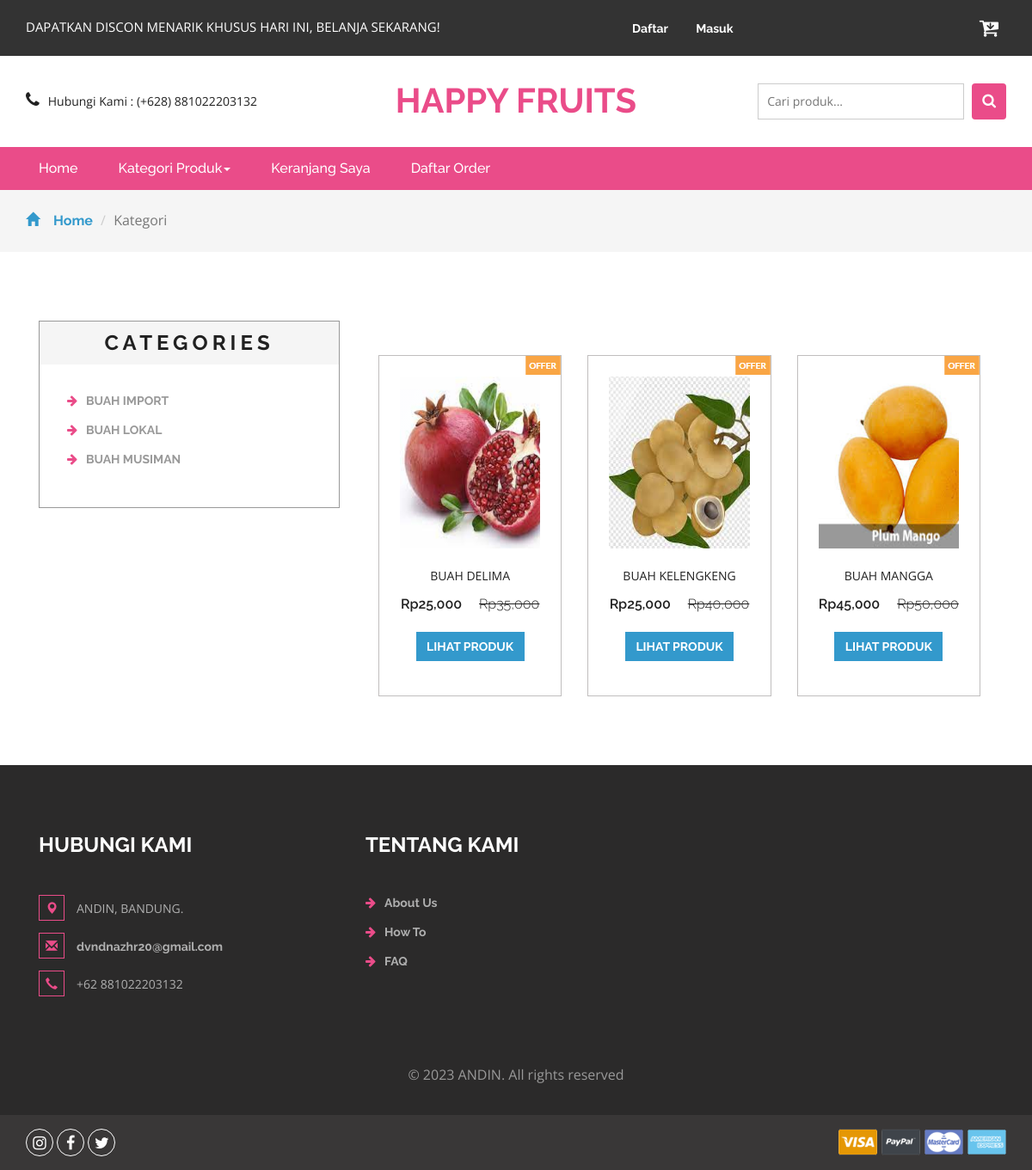
Screenshot of /search.php with the database file from the repository.
### tables this page shows
CREATE TABLE `kategori` (
  `idkategori` int(11) NOT NULL,
  `namakategori` varchar(20) NOT NULL,
  `tgldibuat` timestamp NOT NULL DEFAULT current_timestamp()
);

CREATE TABLE `produk` (
  `idproduk` int(11) NOT NULL,
  `idkategori` int(11) NOT NULL,
  `namaproduk` varchar(30) NOT NULL,
  `gambar` varchar(100) NOT NULL,
  `deskripsi` varchar(200) NOT NULL,
  `rate` int(11) NOT NULL,
  `hargabefore` int(11) NOT NULL,
  `hargaafter` int(11) NOT NULL,
  `tgldibuat` timestamp NOT NULL DEFAULT current_timestamp()
);

### search.php (the view, shortened to what this page needs)
<?php
include 'dbconnect.php';
$s = $_POST['Search'];
?>
<!DOCTYPE html>
<html>
<head>
<link href="css/bootstrap.css" rel="stylesheet" type="text/css" media="all" />
<link href="css/style.css" rel="stylesheet" type="text/css" media="all" />
<link href="css/font-awesome.css" rel="stylesheet">
</head>
<body>
	<div class="agileits_header">
		<div class="container">
			<div class="w3l_offers">
				<p>DAPATKAN DISCON MENARIK KHUSUS HARI INI, BELANJA SEKARANG!</p>
			</div>
			<div class="agile-login">
				<ul>
				<?php
				if(!isset($_SESSION['log'])){
					echo '
					<li><a href="registered.php"> Daftar</a></li>
					<li><a href="login.php">Masuk</a></li>
					';
				}
				?>
				</ul>
			</div>
			<div class="product_list_header">
					<a href="cart.php"><button class="w3view-cart" type="submit" name="submit" value=""><i class="fa fa-cart-arrow-down" aria-hidden="true"></i></button>
					 </a>
			</div>
			<div class="clearfix"> </div>
		</div>
	</div>
	<div class="logo_products">
		<div class="container">
		<div class="w3ls_logo_products_left1">
				<ul class="phone_email">
					<li><i class="fa fa-phone" aria-hidden="true"></i>Hubungi Kami : (+628) 881022203132</li>
				</ul>
			</div>
			<div class="w3ls_logo_products_left">
				<h1><a href="index.php">HAPPY FRUITS</a></h1>
			</div>
		<div class="w3l_search">
			<form action="search.php" method="post">
				<input type="search" name="Search" placeholder="Cari produk...">
				<button type="submit" class="btn btn-default search" aria-label="Left Align">
					<i class="fa fa-search" aria-hidden="true"> </i>
				</button>
			</form>
		</div>
			<div class="clearfix"> </div>
		</div>
	</div>
	<div class="navigation-agileits">
		<div class="container">
			<nav class="navbar navbar-default">
							<div class="collapse navbar-collapse" id="bs-megadropdown-tabs">
								<ul class="nav navbar-nav">
									<li class="active"><a href="index.php" class="act">Home</a></li>
									<li class="dropdown">
										<a href="#" class="dropdown-toggle" data-toggle="dropdown">Kategori Produk<b class="caret"></b></a>
									</li>
									<li><a href="cart.php">Keranjang Saya</a></li>
									<li><a href="konfirmasi.php">Daftar Order</a></li>
								</ul>
							</div>
							</nav>
			</div>
		</div>
	<div class="breadcrumbs">
		<div class="container">
			<ol class="breadcrumb breadcrumb1 animated wow slideInLeft" data-wow-delay=".5s">
				<li><a href="index.php"><span class="glyphicon glyphicon-home" aria-hidden="true"></span>Home</a></li>
				<li class="active">Kategori</li>
			</ol>
		</div>
	</div>
	<div class="products">
		<div class="container">
			<div class="col-md-4 products-left">
				<div class="categories">
					<h2>Categories</h2>
					<ul class="cate">
						<?php
														$kat=mysqli_query($conn,"SELECT * from kategori order by idkategori ASC");
														while($p=mysqli_fetch_array($kat)){
															?>
														<li><a href="kategori.php?idkategori=<?php echo $p['idkategori'] ?>"><i class="fa fa-arrow-right" aria-hidden="true"></i><?php echo $p['namakategori'] ?></a></li>
														<?php
																	}
														?>
					</ul>
				</div>
			</div>
			<div class="col-md-8 products-right">
				<div class="agile_top_brands_grids">
				<?php
					$brgs=mysqli_query($conn,"SELECT * from produk where namaproduk like '%$s%' or deskripsi like '%$s%' order by idproduk ASC");
					$x = mysqli_num_rows($brgs);
					if($x>0){
					while($p=mysqli_fetch_array($brgs)){
					?>
						<div class="col-md-4 top_brand_left">
						<div class="hover14 column">
							<div class="agile_top_brand_left_grid">
								<div class="agile_top_brand_left_grid_pos">
									<img src="images/offer.png" alt=" " class="img-responsive" />
								</div>
								<div class="agile_top_brand_left_grid1">
									<figure>
										<div class="snipcart-item block">
											<div class="snipcart-thumb">
												<a href="product.php?idproduk=<?php echo $p['idproduk'] ?>"><img src="<?php echo $p['gambar']?>" width="200px" height="200px"></a>
												<p><?php echo $p['namaproduk'] ?></p>
												<h4>Rp<?php echo number_format($p['hargaafter']) ?> <span>Rp<?php echo number_format($p['hargabefore']) ?></span></h4>
											</div>
											<div class="snipcart-details top_brand_home_details">
												<fieldset>
													<a href="product.php?idproduk=<?php echo $p['idproduk'] ?>"><input type="submit" class="button" value="Lihat Produk" /></a>
												</fieldset>
											</div>
										</div>
									</figure>
								</div>
							</div>
						</div>
					</div>
						<?php
							}
					} else {
						echo "Data tidak ditemukan, coba kata kunci lainnya";
					}
						?>
				</div>
			</div>
		</div>
	</div>
<div class="footer">
		<div class="container">
			<div class="w3_footer_grids">
				<div class="col-md-4 w3_footer_grid">
					<h3>Hubungi Kami</h3>
					<ul class="address">
						<li><i class="glyphicon glyphicon-map-marker" aria-hidden="true"></i>ANDIN, BANDUNG.</li>
						<li><i class="glyphicon glyphicon-envelope" aria-hidden="true"></i><a href="mailto:info@email">dvndnazhr20@gmail.com</a></li>
						<li><i class="glyphicon glyphicon-earphone" aria-hidden="true"></i>+62 881022203132</li>
					</ul>
				</div>
				<div class="col-md-3 w3_footer_grid">
					<h3>Tentang Kami</h3>
					<ul class="info">
						<li><i class="fa fa-arrow-right" aria-hidden="true"></i><a href="about.html">About Us</a></li>
						<li><i class="fa fa-arrow-right" aria-hidden="true"></i><a href="about.html">How To</a></li>
						<li><i class="fa fa-arrow-right" aria-hidden="true"></i><a href="about.html">FAQ</a></li>
					</ul>
				</div>
				<div class="clearfix"> </div>
			</div>
		</div>
		<div class="footer-copy">
			<div class="container">
				<p>© 2023 ANDIN. All rights reserved</p>
			</div>
		</div>
	</div>
	<div class="footer-botm">
			<div class="container">
				<div class="w3layouts-foot">
					<ul>
						<li><a href="#" class="w3_agile_instagram"><i class="fa fa-instagram" aria-hidden="true"></i></a></li>
						<li><a href="#" class="w3_agile_facebook"><i class="fa fa-facebook" aria-hidden="true"></i></a></li>
						<li><a href="#" class="agile_twitter"><i class="fa fa-twitter" aria-hidden="true"></i></a></li>
					</ul>
				</div>
				<div class="payment-w3ls">
					<img src="images/card.png" alt=" " class="img-responsive">
				</div>
				<div class="clearfix"> </div>
			</div>
		</div>
<link href="css/skdslider.css" rel="stylesheet">
</body>
</html>

### rows the page displays
kategori: namakategori "BUAH IMPORT"
kategori: namakategori "BUAH LOKAL"
kategori: namakategori "BUAH MUSIMAN"
produk: gambar (picture), namaproduk "BUAH DELIMA", hargaafter "25,000", hargabefore "35,000"
produk: gambar (picture), namaproduk "BUAH KELENGKENG", hargaafter "25,000", hargabefore "40,000"
produk: gambar (picture), namaproduk "BUAH MANGGA", hargaafter "45,000", hargabefore "50,000"
